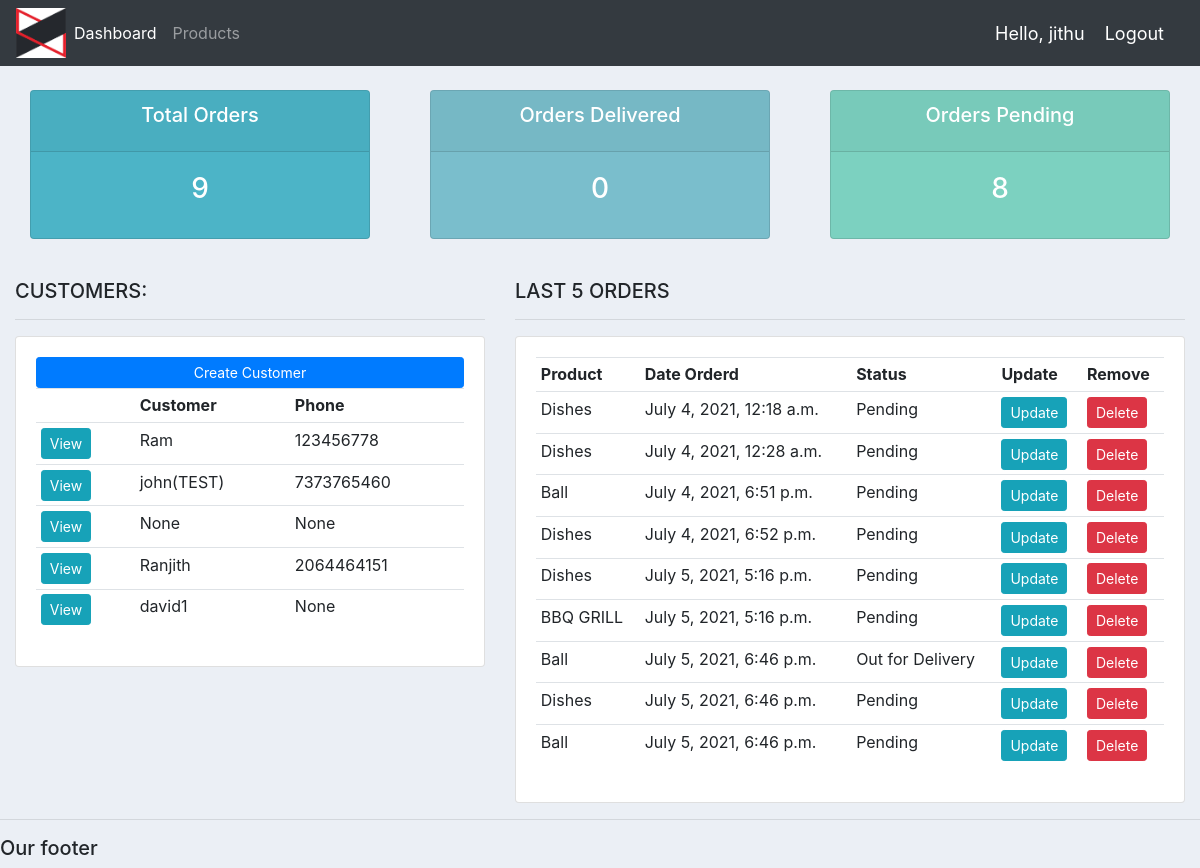
Page / (signed in) on the earlier database version.
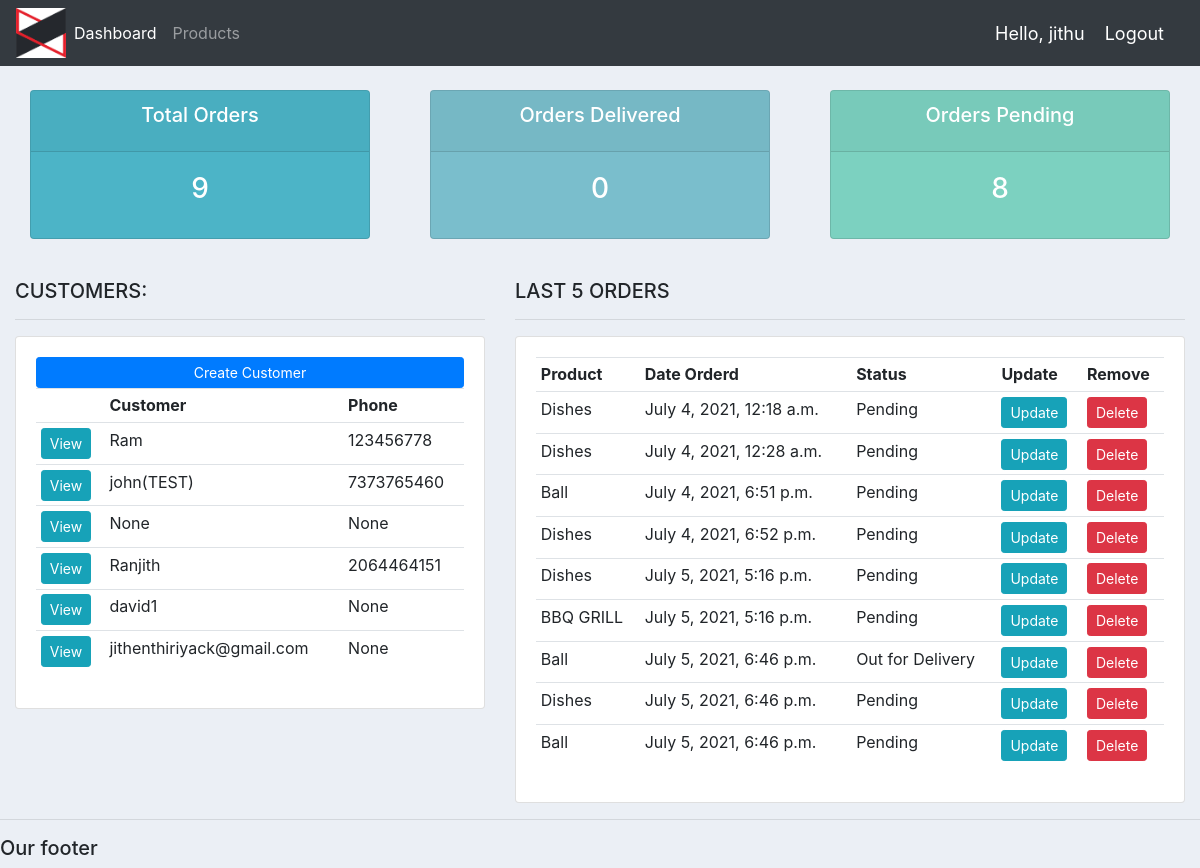
Same page on the later database version.
### accounts/models.py (models this page shows, shortened)
class Customer(models.Model):
	user = models.OneToOneField(User,null=True,blank=True,  on_delete=models.CASCADE)
	name = models.CharField(max_length=200, null=True)
	phone = models.CharField(max_length=200, null=True)
	email = models.CharField(max_length=200, null=True)
	profile_pic = models.ImageField(default="logo.png",null=True, blank=True)
	date_created = models.DateTimeField(auto_now_add=True, null=True)

class Order(models.Model):
	STATUS = (
			('Pending', 'Pending'),
			('Out for delivery', 'Out for delivery'),
			('Delivered', 'Delivered'),
			)
	customer = models.ForeignKey(Customer, null=True, on_delete= models.SET_NULL)
	product = models.ForeignKey(Product, null=True, on_delete= models.SET_NULL)
	date_created = models.DateTimeField(auto_now_add=True, null=True)
	status = models.CharField(max_length=200, null=True, choices=STATUS)
	note = models.CharField(max_length=1000, null=True)

class Product(models.Model):
	CATEGORY = (
			('Indoor', 'Indoor'),
			('Out Door', 'Out Door'),
			)
	name = models.CharField(max_length=200, null=True)
	price = models.FloatField(null=True)
	category = models.CharField(max_length=200, null=True, choices=CATEGORY)
	description = models.CharField(max_length=200, null=True, blank=True)
	date_created = models.DateTimeField(auto_now_add=True, null=True)
	tags = models.ManyToManyField(Tag)
	def __str__(self):
		return self.name

### accounts/decorators.py (the view)
    def wrapper_function(request, *args, **kwargs):
        group = None
        if request.user.groups.exists():
            group = request.user.groups.all()[0].name
        if group == 'customer':
            return redirect('user-page')
        elif group == 'admin':
            return view_func(request, *args, **kwargs)
        else:
            return HttpResponse("Authorised")

### accounts/views.py (called while the page is built)
@login_required(login_url='login')
@admin_only
def home(request):
	orders = Order.objects.all()
	customers = Customer.objects.all()
	total_customers = customers.count()
	total_orders = orders.count()
	delivered = orders.filter(status='Delivered').count()
	pending = orders.filter(status='Pending').count()
	context = {'orders':orders, 'customers':customers,
	'total_orders':total_orders,'delivered':delivered,
	'pending':pending }
	return render(request, 'accounts/dashboard.html', context)

### accounts/templates/accounts/dashboard.html
{%  extends 'accounts/main.html' %}
{% block content %}
{%  include 'accounts/status.html' %}
<br>
<div class="row">
	<div class="col-md-5">
		<h5>CUSTOMERS:</h5>
		<hr>
		<div class="card card-body">
			<a class="btn btn-primary  btn-sm btn-block" href="">Create Customer</a>
			<table class="table table-sm">
				<tr>
					<th></th>
					<th>Customer</th>
					<th>Phone</th>
				</tr>
				{% for customer in customers %}
					<tr>
						<td><a class="btn btn-sm btn-info" href="{% url 'customer' customer.id %}">View</a></td>
						<td>{{customer.name}}</td>
						<td>{{customer.phone}}</td>
					</tr>
				{% endfor %}
			</table>
		</div>
	</div>
	<div class="col-md-7">
		<h5>LAST 5 ORDERS</h5>
		<hr>
		<div class="card card-body">
			<table class="table table-sm">
				<tr>
					<th>Product</th>
					<th>Date Orderd</th>
					<th>Status</th>
					<th>Update</th>
					<th>Remove</th>
				</tr>
				{% for order in orders %}
					<tr>
						<td>{{order.product}}</td>
						<td>{{order.date_created}}</td>
						<td>{{order.status}}</td>
						<td><a class="btn btn-sm btn-info" href="{% url 'update_order' order.id %}">Update</a></td>
						<td><a class="btn btn-sm btn-danger" href="{% url 'delete_order' order.id %}">Delete</a></td>
					</tr>
				{% endfor %}
			</table>
		</div>
	</div>
</div>
{% endblock %}

Differences in the rows shown:
added Customer: name "jithenthiriyack@gmail.com", phone "None"
